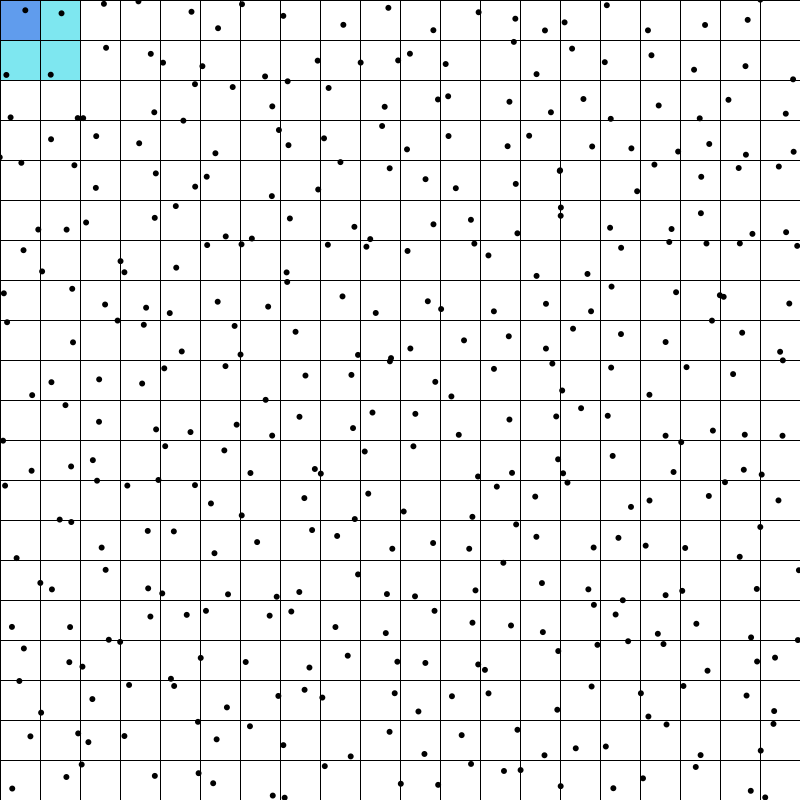
Frame 1 (no input)
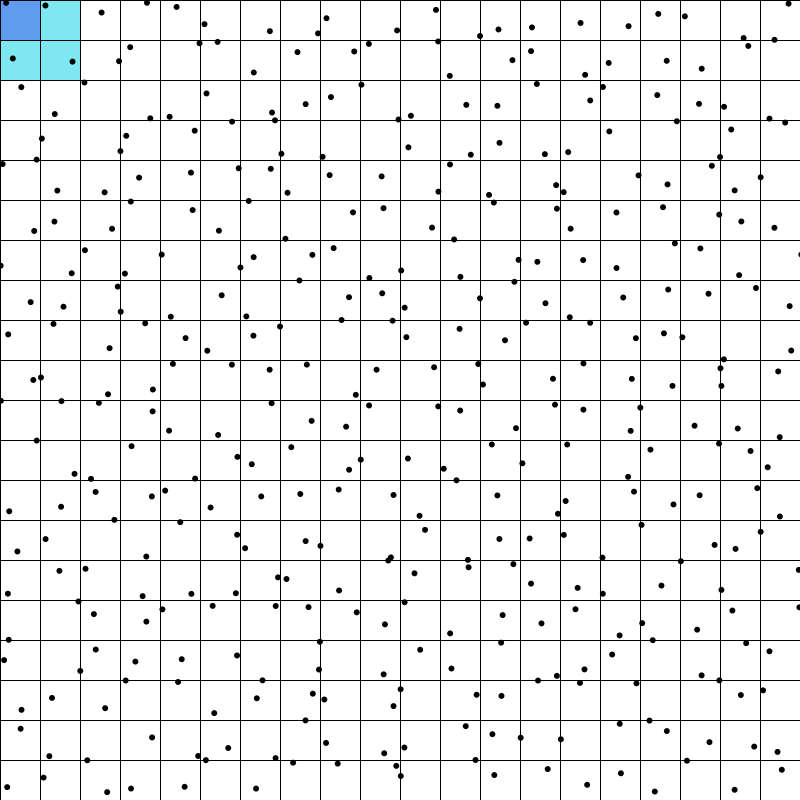
Frame 60 (the mouse pressed at the canvas centre just before this capture)
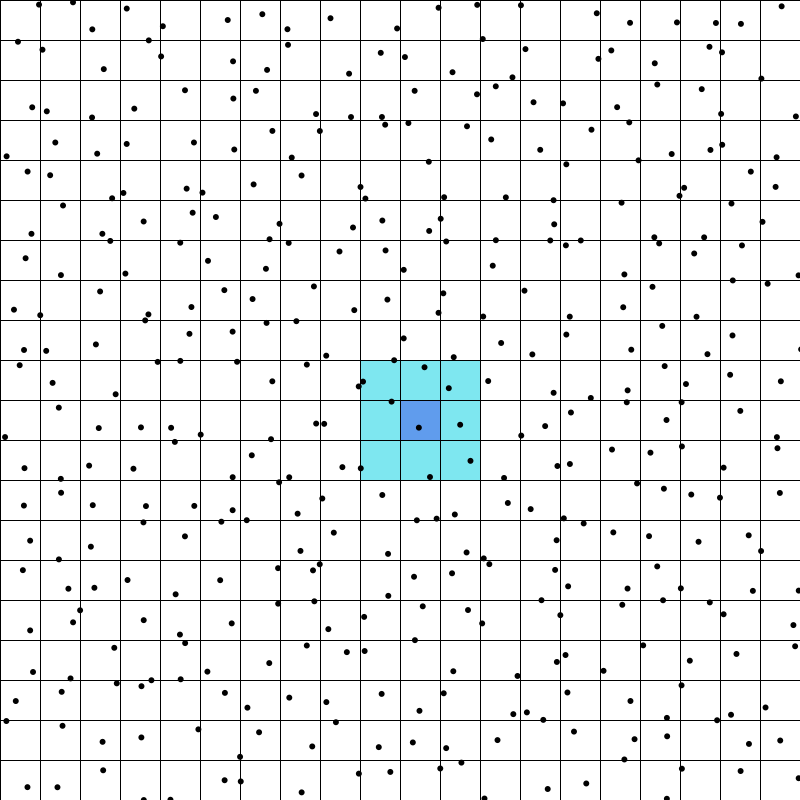
Frame 120 (the mouse held since frame 60 and released just before this capture)

The Processing sketch that drew these frames (run headless with seeded random() and noise(); from frame 60 on, the mouse is pressed at the canvas centre):

// Processing sketch: Voronoi_with_Grid
// ── Voronoi_with_Grid.pde

//按空格和a 来控制

int num;    //种子点的数量，也是格子的数量

float[]seedX;  //种子点的各个属性
float[]seedY;

float[]xspd;
float[]yspd;

color[]col;

int unit=40;  //每个种子点都在自己的小房间（小格子）里运动，这里是每个格子的尺寸
float range=1.5;  //种子点在x，y方向上的速度值都是一个 (-range,range) 之间的随机值
int wd, ht;  //格子的数量，wd是每排的数量，ht是每列的数量

boolean showAux=true;    //是否画网格线
boolean showVoronoi=false;  //是否渲染 voronoi

void setup() {
  size(800, 800);


  wd=width/unit;    //计算格子数量
  ht=height/unit;

  num=wd*ht;    //格子数量就是种子点数量

  seedX=new float[num];
  seedY=new float[num];
  xspd=new float[num];
  yspd=new float[num];
  col=new color[num];
  for (int i=0; i<num; i++) {
    int x=i%wd;
    int y=i/wd;

    seedX[i]=random(x*unit, (x+1)*unit);
    seedY[i]=random(y*unit, (y+1)*unit);

    col[i]=color(random(150, 255), random(150, 255), random(150, 255));

    
    xspd[i]=random(-range, range);
    yspd[i]=random(-range, range);
  }
}

void draw() {
  background(255);

  if (showAux) {
    colorCell();  //画辅助线网格
  }

  for (int i=0; i<num; i++) {    //对于每一个格子
    int x=i%wd;                //计算这个格子位于第几列，第几排，列和排的序号从0开始
    int y=i/wd;

    seedX[i]+=xspd[i];
    if (seedX[i]>(x+1)*unit || seedX[i]<x*unit) {    
      xspd[i]*=-1;          //碰到左右墙壁后弹回，注意这里每个格子的左右墙壁的横坐标都是不一样的
    }                        //用列号乘以格子宽度算出

    seedY[i]+=yspd[i];
    if (seedY[i]>(y+1)*unit || seedY[i]<y*unit) {
      yspd[i]*=-1;
    }
  }


  if (showVoronoi) {  //绘制voronoi
    loadPixels();
    for (int i=0; i<pixels.length; i++) {    
      int index=0;
      float minDist=999999;

      int x=i%width;  //像素点的位置
      int y=i/width;

      int cellX=x/unit;    //算出像素点所在格子是第几列，第几排
      int cellY=y/unit;


      //双层for循环，建立一个3*3=9个格子的小方阵，遍历这9个格子
      for (int cx=cellX-1; cx<=cellX+1; cx++) {    
        for (int cy=cellY-1; cy<=cellY+1; cy++) {
          if (cx>=0 && cx<wd && cy>=0 && cy<ht) {  //位于窗口边缘的格子凑不齐八个邻居，这一行代码用来确认某个邻居真的存在
            int j=cy*wd+cx;

            if (dist(x, y, seedX[j], seedY[j])<minDist) {    //从9个格子（种子点）中找到最近的种子点
              minDist=dist(x, y, seedX[j], seedY[j]);
              index=j;
            }
          }
        }
      }
      pixels[i]=color(map(minDist, 0, unit*1.0, 0, 255));
    }
    updatePixels();
  }


  if (showAux) {
    fill(0);
    for (int i=0; i<num; i++) {
      ellipse(seedX[i], seedY[i], 6, 6);
    }

    drawGrid();
  }
  surface.setTitle(nf(frameRate, 0, 2));
}


void drawGrid() {
  stroke(0);
  for (int x=0; x<wd; x++) {
    line(x*unit, 0, x*unit, height);
  }
  for (int y=0; y<ht; y++) {
    line(0, y*unit, width, y*unit);
  }
}

void keyPressed() {
  if (key==' ') {
    showVoronoi=!showVoronoi;
  }

  if (key=='a') {
    showAux=!showAux;
  }
}

void colorCell() {
  int xx=int(mouseX/unit);
  int yy=int(mouseY/unit);
  noStroke();
  fill(#7EE7F0);
  rect((xx-1)*unit, (yy-1)*unit, unit*3, unit*3);
  fill(#609CED);
  rect(xx*unit, yy*unit, unit, unit);
}
